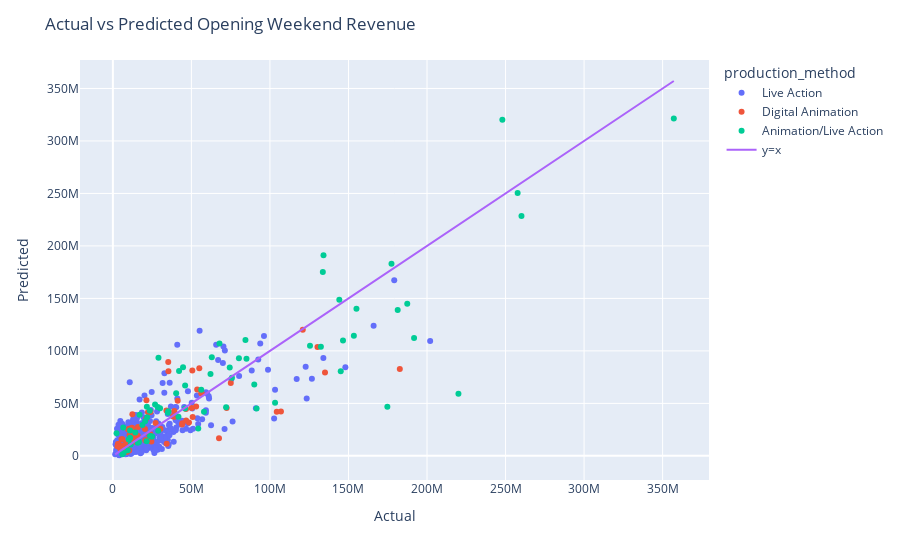

Source (notebook cell):
### Code cell
formula1 = "opening_wide_revenue ~ 0 + top_5_trailer_views + budget + wikipedia_pre_release_cumulative_views + wikipedia_pre_release_cumulative_views : in_franchise : production_method"
formula2 = "opening_wide_revenue ~ 0 + budget + wikipedia_pre_release_cumulative_views + wikipedia_pre_release_cumulative_views : in_franchise : production_method"
formula3 = "opening_wide_revenue ~ 0 + budget + wikipedia_pre_release_monday_views + wikipedia_pre_release_monday_views : in_franchise : production_method"

formula = formula2

model_simple_glm = smf.glm(formula=formula, data=X_train).fit()

pred_simple_glm = model_simple_glm.predict(X_test)

print("RMSE:", root_mean_squared_error(y_test, pred_simple_glm))
print(model_simple_glm.summary())

train_pred = model_simple_glm.predict(X_train)

training_data = pd.DataFrame(
    {
        "actual": y_train,
        "predicted": train_pred,
        "title": X_train["title"],
        "production_method": X_train["production_method"],
    }
)

# write to a file
training_data.to_csv("training_data.csv")

fig = px.scatter(training_data, x="actual", y="predicted", hover_name="title", color="production_method")
fig.add_trace(go.Scatter(x=training_data["actual"], y=training_data["actual"], mode="lines", name="y=x"))
fig.update_layout(title="Actual vs Predicted Opening Weekend Revenue", xaxis_title="Actual", yaxis_title="Predicted")

### Figure 1 — Plotly figure (JSON) as saved in the notebook; plotly's stock layout.template omitted (floating-point values rounded to 4 significant figures; data arrays with more than 128 entries replaced by an {"elided": "..."} marker saying what was removed)
{"data": [{"hovertemplate": "<b>%{hovertext}</b><br><br>production_method=Live Action<br>actual=%{x}<br>predicted=%{y}<extra></extra>", "hovertext": {"elided": "539 str values"}, "legendgroup": "Live Action", "marker": {"color": "#636efa", "symbol": "circle"}, "mode": "markers", "name": "Live Action", "orientation": "v", "showlegend": true, "type": "scatter", "x": {"elided": "539 int values"}, "xaxis": "x", "y": {"elided": "539 float values"}, "yaxis": "y"}, {"hovertemplate": "<b>%{hovertext}</b><br><br>production_method=Digital Animation<br>actual=%{x}<br>predicted=%{y}<extra></extra>", "hovertext": ["Hotel Transylvania 2", "The Peanuts Movie", "The Good Dinosaur", "Norm of the North", "Kung Fu Panda 3", "Zootopia", "Ratchet and Clank", "The Angry Birds Movie", "Finding Dory", "The Secret Life of Pets", "Ice Age: Collision Course", "Sausage Party", "Kubo and the Two Strings", "Storks", "Trolls", "Moana", "Sing", "The Lego Batman Movie", "Rock Dog", "The Boss Baby", "Smurfs: The Lost Village", "Captain Underpants: The First Epic Movie", "Cars 3", "Despicable Me 3", "The Emoji Movie", "The Nut Job 2: Nutty by Nature", "Ballerina", "The Lego Ninjago Movie", "My Little Pony: The Movie", "The Star", "Coco", "Ferdinand", "Early Man", "Sherlock Gnomes", "Isle of Dogs", "Incredibles 2", "Hotel Transylvania 3: Summer Vacation", "Teen Titans Go! To The Movies", "Smallfoot", "Dr. Seuss’ The Grinch", "Ralph Breaks The Internet", "Spider-Man: Into The Spider-Verse 3D", "The LEGO Movie 2: The Second Part", "How to Train Your Dragon: The Hidden World", "Wonder Park", "UglyDolls", "The Secret Life of Pets 2", "Toy Story 4", "The Angry Birds Movie 2", "Abominable", "The Addams Family", "Arctic Dogs", "Frozen II", "Spies in Disguise", "Onward", "The Croods: A New Age", "Demon Slayer: Kimetsu no Yaiba—The Movie: Mugen Train (劇場版「鬼滅の刃」 無限列車編)", "Spirit Untamed", "The Boss Baby: Family Business", "PAW Patrol: The Movie", "Encanto", "Sing 2", "The Bad Guys", "Lightyear", "Minions: The Rise of Gru", "Paws of Fury: The Legend of Hank", "DC League of Super Pets", "Strange World", "Puss in Boots: The Last Wish"], "legendgroup": "Digital Animation", "marker": {"color": "#EF553B", "symbol": "circle"}, "mode": "markers", "name": "Digital Animation", "orientation": "v", "showlegend": true, "type": "scatter", "x": [48464322, 44213073, 39155217, 6844137, 41282042, 75063401, 4869278, 38155177, 135060273, 104352905, 21373064, 34263534, 12608372, 21311407, 46581142, 56631401, 35258145, 53003468, 3704749, 50198902, 13210449, 23851539, 53688680, 72434025, 24531923, 8342311, 4730038, 20433071, 8885899, 9812674, 50802605, 13401586, 3190525, 10604774, 5475139, 182687905, 44076225, 10411189, 23045635, 67572855, 56237634, 35363376, 34115335, 55022245, 15853646, 8603407, 46652680, 120908065, 10354073, 20612100, 30300007, 2901335, 130263358, 13354798, 39119861, 9724200, 21144800, 6101050, 16000665, 13148340, 27206494, 22326230, 23950245, 50577961, 107010140, 6321423, 23003441, 12151384, 12429515], "xaxis": "x", "y": [31680000.0, 30970000.0, 37310000.0, 8272000.0, 52500000.0, 69510000.0, 6949000.0, 37680000.0, 79500000.0, 41970000.0, 52870000.0, 11490000.0, 13000000.0, 14560000.0, 44580000.0, 59430000.0, 89510000.0, 47120000.0, 11370000.0, 45490000.0, 25230000.0, 20880000.0, 63320000.0, 45600000.0, 13600000.0, 11950000.0, 6832000.0, 25560000.0, 3632000.0, 5371000.0, 36990000.0, 22110000.0, 11200000.0, 19990000.0, 15760000.0, 82750000.0, 29910000.0, 5008000.0, 16160000.0, 16900000.0, 59640000.0, 80730000.0, 43210000.0, 83410000.0, 19220000.0, 9705000.0, 33720000.0, 120100000.0, 25940000.0, 14970000.0, 25760000.0, 9133000.0, 103800000.0, 20590000.0, 42710000.0, 25160000.0, 35370000.0, 15860000.0, 27480000.0, 17790000.0, 31400000.0, 41480000.0, 41800000.0, 81280000.0, 42160000.0, 9706000.0, 20390000.0, 26830000.0, 39650000.0], "yaxis": "y"}, {"hovertemplate": "<b>%{hovertext}</b><br><br>production_method=Animation/Live Action<br>actual=%{x}<br>predicted=%{y}<extra></extra>", "hovertext": ["Goosebumps", "Alvin and the Chipmunks: The Road Chip", "Star Wars Ep. VII: The Force Awakens", "Deadpool", "The Jungle Book", "Keanu", "Alice Through the Looking Glass", "Teenage Mutant Ninja Turtles: Out of the Shadows", "The BFG", "Ghostbusters", "Suicide Squad", "Pete’s Dragon", "Miss Peregrine’s Home for Peculiar Children", "Middle School: The Worst Years of My Life", "Doctor Strange", "Fantastic Beasts and Where to Find Them", "Rogue One: A Star Wars Story", "Monster Trucks", "Beauty and the Beast", "Power Rangers", "Guardians of the Galaxy Vol 2", "Pirates of the Caribbean: Dead Men Tell No Tales", "Transformers: The Last Knight", "War for the Planet of the Apes", "Valerian and the City of a Thousand Planets", "Star Wars Ep. VIII: The Last Jedi", "Paddington 2", "Peter Rabbit", "Ready Player One", "Avengers: Infinity War", "Show Dogs", "Deadpool 2", "Solo: A Star Wars Story", "Ant-Man and the Wasp", "Christopher Robin", "Venom", "Goosebumps 2: Haunted Halloween", "Fantastic Beasts: The Crimes of Grindelwald", "Mary Poppins Returns", "Aquaman", "Bumblebee", "Welcome to Marwen", "Alita: Battle Angel", "Captain Marvel", "Dumbo", "Avengers: Endgame", "Pokémon: Detective Pikachu", "Aladdin", "Men in Black: International", "The Lion King", "Gemini Man", "Terminator: Dark Fate", "Cats", "Star Wars: The Rise of Skywalker", "Dolittle", "Sonic The Hedgehog", "Peter Rabbit 2: The Runaway", "Jungle Cruise", "Venom: Let There be Carnage", "Clifford the Big Red Dog", "Spider-Man: No Way Home", "Sonic the Hedgehog 2", "Fantastic Beasts: The Secrets of Dumbledore", "Doctor Strange in the Multiverse of Madness", "Jurassic World: Dominion", "Thor: Love and Thunder", "Lyle, Lyle, Crocodile", "Black Panther: Wakanda Forever", "Avatar: The Way of Water"], "legendgroup": "Animation/Live Action", "marker": {"color": "#00cc96", "symbol": "circle"}, "mode": "markers", "name": "Animation/Live Action", "orientation": "v", "showlegend": true, "type": "scatter", "x": [23618556, 14287159, 247966675, 132434639, 103261464, 9453224, 26858726, 35316382, 18775350, 46018755, 133682248, 21514095, 28871140, 6878437, 85058311, 74403387, 155081681, 10950705, 174750616, 40300288, 146510104, 62983253, 44680073, 56262929, 17007624, 220009584, 11001961, 25010928, 41764050, 257698183, 6023972, 125507153, 84420489, 75812205, 24585139, 80255756, 15802225, 62163104, 23523121, 67873522, 21654047, 2354205, 28525613, 153433423, 45990748, 357115007, 54365242, 91500929, 30035838, 191770759, 20552372, 29033832, 6619870, 177383864, 21844045, 58018348, 10101066, 35018731, 90033210, 16627491, 260138569, 72105176, 42151256, 187420998, 145075625, 144165107, 11401182, 181339761, 134100226], "xaxis": "x", "y": [18870000.0, 22340000.0, 320200000.0, 104000000.0, 50550000.0, 5346000.0, 48860000.0, 42550000.0, 29340000.0, 67010000.0, 175100000.0, 14000000.0, 24010000.0, 2707000.0, 92620000.0, 84290000.0, 140100000.0, 24230000.0, 46870000.0, 59620000.0, 109900000.0, 93850000.0, 84380000.0, 62890000.0, 39180000.0, 59180000.0, 17290000.0, 18410000.0, 37360000.0, 250500000.0, 1564000.0, 104800000.0, 110500000.0, 74410000.0, 18350000.0, 92970000.0, 12460000.0, 78100000.0, 42930000.0, 107000000.0, 46680000.0, 21530000.0, 46460000.0, 114500000.0, 45210000.0, 321400000.0, 26110000.0, 45060000.0, 45300000.0, 112400000.0, 33070000.0, 93590000.0, 27120000.0, 183100000.0, 36780000.0, 41930000.0, 15570000.0, 41060000.0, 67910000.0, 13230000.0, 228600000.0, 46280000.0, 80780000.0, 144900000.0, 80610000.0, 148700000.0, 10730000.0, 139000000.0, 191000000.0], "yaxis": "y"}, {"mode": "lines", "name": "y=x", "type": "scatter", "x": {"elided": "677 int values"}, "y": {"elided": "677 int values"}}], "layout": {"legend": {"title": {"text": "production_method"}, "tracegroupgap": 0}, "margin": {"t": 60}, "title": {"text": "Actual vs Predicted Opening Weekend Revenue"}, "xaxis": {"anchor": "y", "domain": [0, 1], "title": {"text": "Actual"}}, "yaxis": {"anchor": "x", "domain": [0, 1], "title": {"text": "Predicted"}}}}
